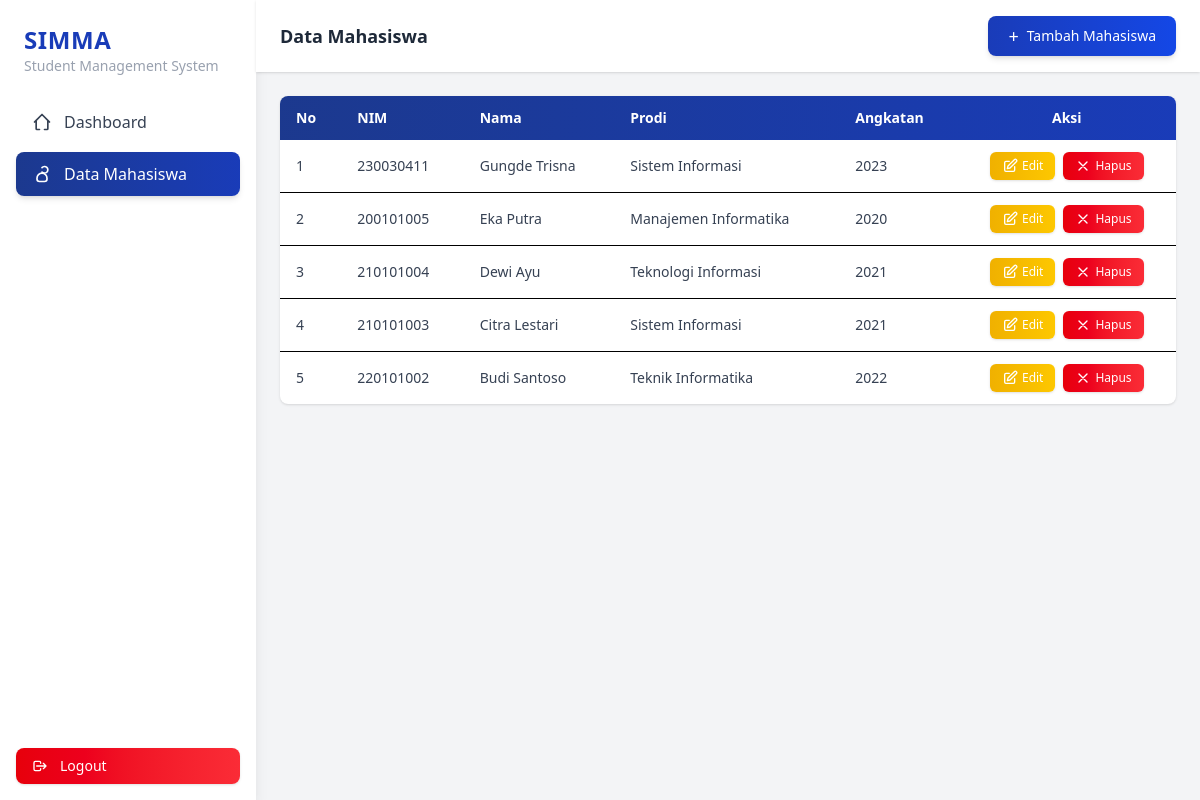
/mahasiswa/index.php (signed in), run on the app's committed database.
### tables this page shows
CREATE TABLE `mahasiswa` (
  `id` int NOT NULL,
  `nim` varchar(20) DEFAULT NULL,
  `nama` varchar(100) DEFAULT NULL,
  `prodi` varchar(50) DEFAULT NULL,
  `angkatan` int DEFAULT NULL
);

### mahasiswa/index.php (the view, shortened to what this page needs)
<?php
require_once __DIR__ . '/../config/database.php';
$query = mysqli_query($conn, "SELECT * FROM mahasiswa ORDER BY id DESC");
?>
<!DOCTYPE html>
<html lang="id">
<head>
    <link rel="stylesheet" href="../src/output.css">
</head>
<body class="bg-gray-100 min-h-screen flex">
    <aside class="w-64 bg-white shadow-lg hidden md:flex flex-col">
    <div class="px-6 py-6">
        <h1 class="text-2xl font-bold text-blue-800 tracking-wide">
            SIMMA
        </h1>
        <p class="text-sm text-gray-400">
            Student Management System
        </p>
    </div>
    <nav class="flex-1 px-4 space-y-2">
        <a href="../dashboard.php"
           class="group flex items-center gap-3 px-4 py-2.5 rounded-lg
                  text-gray-700 font-medium
                  transition-all duration-300
                  hover:text-white
                  hover:bg-gradient-to-r hover:from-blue-900 hover:to-blue-800
                  hover:shadow-md
                  transform hover:-translate-y-0.5">
            <svg class="w-5 h-5 transition-colors duration-300"
                 fill="none" stroke="currentColor" stroke-width="2"
                 viewBox="0 0 24 24">
                <path stroke-linecap="round" stroke-linejoin="round"
                      d="M3 12l2-2m0 0l7-7 7 7M5 10v10a1 1 0 001 1h3m10-11l2 2m-2-2v10a1 1 0 01-1 1h-3"/>
            </svg>
            Dashboard
        </a>
        <a href="index.php"
           class="group flex items-center gap-3 px-4 py-2.5 rounded-lg
                  text-white font-medium
                  bg-gradient-to-r from-blue-900 to-blue-800
                  shadow-md
                  transition-all duration-300
                  transform hover:-translate-y-0.5">
            <svg class="w-5 h-5"
                 fill="none" stroke="currentColor" stroke-width="2"
                 viewBox="0 0 24 24">
                <path stroke-linecap="round" stroke-linejoin="round"
                      d="M12 4.354a4 4 0 110 5.292M15 21H9a3 3 0 01-3-3v-1a6 6 0 0112 0v1a3 3 0 01-3 3z"/>
            </svg>
            Data Mahasiswa
        </a>
    </nav>
    <div class="px-4 py-4">
        <a href="../auth/logout.php"
           class="flex items-center gap-3 px-4 py-2 rounded-lg
                  text-sm font-medium text-white
                  bg-gradient-to-r from-red-600 to-red-500
                  shadow-sm
                  hover:from-red-500 hover:to-red-400
                  hover:shadow-md
                  transition-all duration-300
                  active:scale-95">
            <svg class="w-4 h-4"
                 fill="none" stroke="currentColor" stroke-width="2"
                 viewBox="0 0 24 24">
                <path stroke-linecap="round" stroke-linejoin="round"
                      d="M17 16l4-4m0 0l-4-4m4 4H7m6 4v1a2 2 0 01-2 2H5a2 2 0 01-2-2V7a2 2 0 012-2h6a2 2 0 012 2v1"/>
            </svg>
            Logout
        </a>
    </div>
</aside>
    <div class="flex-1 flex flex-col">
        <header class="bg-white shadow-sm px-6 py-4 flex justify-between items-center">
            <h2 class="text-lg font-semibold text-gray-800">
                Data Mahasiswa
            </h2>
            <a href="tambah.php"
            class="inline-flex items-center gap-2
                    text-white text-sm font-medium
                    px-5 py-2.5 rounded-lg
                    bg-gradient-to-r from-blue-800 to-blue-700
                    shadow-md
                    hover:from-blue-700 hover:to-blue-600
                    hover:shadow-lg
                    transition-all duration-300
                    transform hover:-translate-y-0.5 active:scale-95">
                <span class="text-lg leading-none">+</span>
                Tambah Mahasiswa
            </a>
        </header>
        <main class="p-6">
                            <div class="bg-white rounded-lg shadow-sm overflow-x-auto">
                    <table class="w-full border-collapse">
                        <thead class="text-white
                                    bg-gradient-to-r from-blue-900 to-blue-800">
                            <tr>
                                <th class="px-4 py-3 text-left text-sm font-semibold">No</th>
                                <th class="px-4 py-3 text-left text-sm font-semibold">NIM</th>
                                <th class="px-4 py-3 text-left text-sm font-semibold">Nama</th>
                                <th class="px-4 py-3 text-left text-sm font-semibold">Prodi</th>
                                <th class="px-4 py-3 text-left text-sm font-semibold">Angkatan</th>
                                <th class="px-4 py-3 text-center text-sm font-semibold">Aksi</th>
                            </tr>
                        </thead>
                        <tbody class="divide-y">
                        <?php if (mysqli_num_rows($query) > 0): ?>
                            <?php $no = 1; ?>
                            <?php while ($row = mysqli_fetch_assoc($query)): ?>
                                <tr class="hover:bg-gray-50 transition">
                                    <td class="px-4 py-3 text-sm text-gray-700"><?= $no++; ?></td>
                                    <td class="px-4 py-3 text-sm text-gray-700"><?= htmlspecialchars($row['nim']); ?></td>
                                    <td class="px-4 py-3 text-sm text-gray-700"><?= htmlspecialchars($row['nama']); ?></td>
                                    <td class="px-4 py-3 text-sm text-gray-700"><?= htmlspecialchars($row['prodi']); ?></td>
                                    <td class="px-4 py-3 text-sm text-gray-700"><?= htmlspecialchars($row['angkatan']); ?></td>
                                    <td class="px-4 py-3 text-center">
                                        <div class="flex justify-center gap-2">
                                            <a href="edit.php?id=<?= $row['id']; ?>"
                                            class="inline-flex items-center gap-1
                                                    px-3 py-1.5 text-xs font-medium text-white
                                                    rounded-md
                                                    bg-gradient-to-r from-yellow-500 to-yellow-400
                                                    shadow
                                                    hover:from-yellow-400 hover:to-yellow-300
                                                    hover:shadow-md
                                                    transition-all duration-300
                                                    transform hover:-translate-y-0.5 active:scale-95">
                                                <svg class="w-4 h-4" fill="none" stroke="currentColor" stroke-width="2"
                                                    viewBox="0 0 24 24">
                                                    <path stroke-linecap="round" stroke-linejoin="round"
                                                        d="M11 5H6a2 2 0 00-2 2v11a2 2 0 002 2h11a2 2 0 002-2v-5M18.5 2.5a2.121 2.121 0 013 3L12 15l-4 1 1-4 9.5-9.5z"/>
                                                </svg>
                                                Edit
                                            </a>
                                            <button
                                                    type="button"
                                                    onclick="openDeleteModal(<?= $row['id']; ?>)"
                                                    class="inline-flex items-center gap-1
                                                        px-3 py-1.5 text-xs font-medium text-white
                                                        rounded-md
                                                        bg-gradient-to-r from-red-600 to-red-500
                                                        shadow
                                                        hover:from-red-500 hover:to-red-400
                                                        hover:shadow-md
                                                        transition-all duration-300
                                                        transform hover:-translate-y-0.5 active:scale-95">
                                                    <svg class="w-4 h-4" fill="none" stroke="currentColor" stroke-width="2"
                                                        viewBox="0 0 24 24">
                                                        <path stroke-linecap="round" stroke-linejoin="round"
                                                            d="M6 18L18 6M6 6l12 12"/>
                                                    </svg>
                                                    Hapus
                                                </button>
                                        </div>
                                    </td>
                                </tr>
                            <?php endwhile; ?>
                        <?php endif; ?>
                        </tbody>
                    </table>
                </div>
        </main>
    </div>
</body>
</html>

### data on the page
mahasiswa: nim "230030411", nama "Gungde Trisna", prodi "Sistem Informasi", angkatan "2023"
mahasiswa: nim "200101005", nama "Eka Putra", prodi "Manajemen Informatika", angkatan "2020"
mahasiswa: nim "210101004", nama "Dewi Ayu", prodi "Teknologi Informasi", angkatan "2021"
mahasiswa: nim "210101003", nama "Citra Lestari", prodi "Sistem Informasi", angkatan "2021"
mahasiswa: nim "220101002", nama "Budi Santoso", prodi "Teknik Informatika", angkatan "2022"
